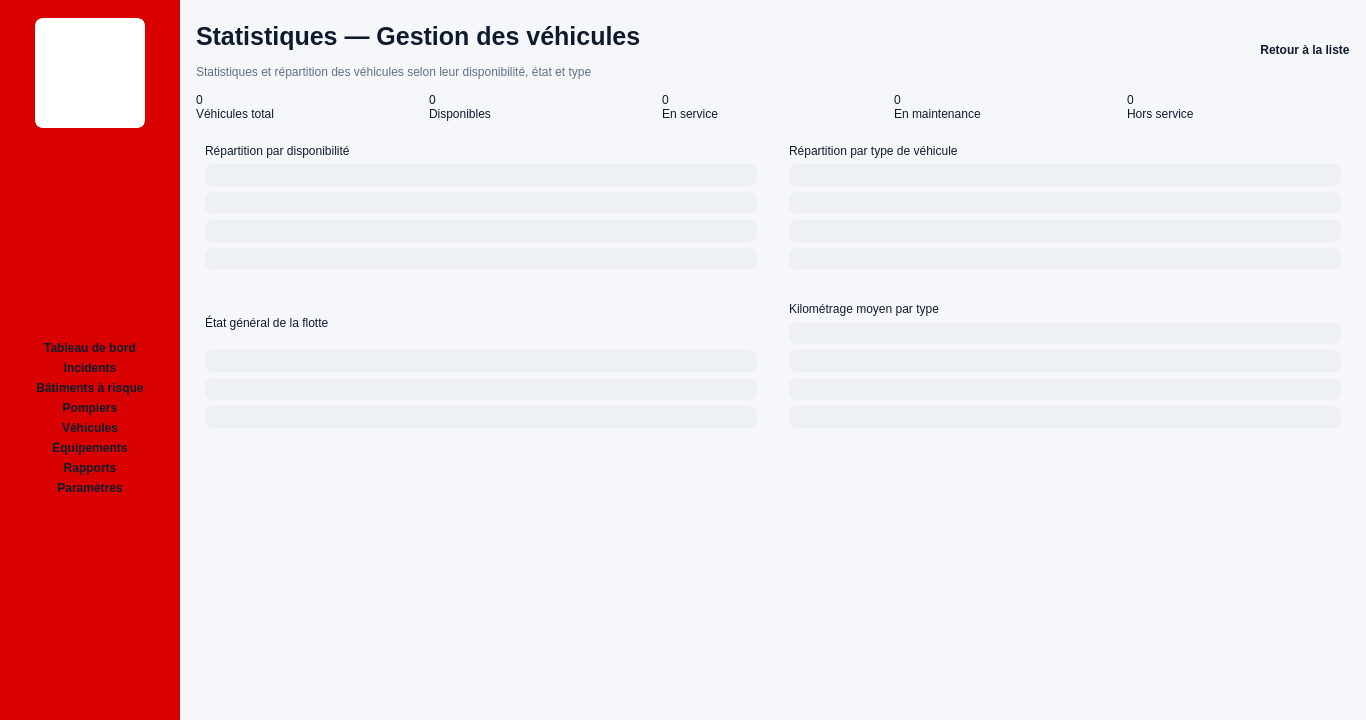
<?xml version="1.0" encoding="UTF-8"?>
<ui version="4.0">
 <class>MainWindow</class>
 <widget class="QMainWindow" name="MainWindow">
  <property name="geometry">
   <rect>
    <x>0</x>
    <y>0</y>
    <width>1366</width>
    <height>720</height>
   </rect>
  </property>
  <property name="windowTitle">
   <string>Gestion des véhicules</string>
  </property>
  <property name="styleSheet">
   <string notr="true">
QMainWindow {
    background: #f5f7fb;
}

QWidget {
    font-family: Arial;
    font-size: 12px;
    color: #0f1b2d;
}

QFrame#sidebar {
    background: #d80000;
}

QLabel#logo {
    background: white;
    border: 3px solid white;
    border-radius: 8px;
}

QPushButton[nav=&quot;true&quot;] {
    color: white;
    background: transparent;
    border: none;
    border-radius: 7px;
    padding: 12px 14px;
    text-align: left;
    font-weight: bold;
}

QPushButton[nav=&quot;true&quot;]:hover {
    background: #ef1d1d;
}

QPushButton[nav=&quot;true&quot;]:checked {
    background: #ff3333;
}

QLabel#pageTitle {
    font-size: 25px;
    font-weight: bold;
}

QLabel#pageSubtitle {
    color: #617085;
}

QLabel[class=&quot;cardTitle&quot;] {
    font-size: 15px;
    font-weight: bold;
}

QFrame[class=&quot;card&quot;] {
    background: white;
    border: 1px solid #e2e7ef;
    border-radius: 8px;
}

QLineEdit,
QComboBox {
    min-height: 24px;
    border: 1px solid #cfd8e6;
    border-radius: 5px;
    padding-left: 8px;
    background: white;
}

QLineEdit:hover,
QComboBox:hover {
    border: 1px solid #90a7c8;
}

QPushButton {
    border-radius: 6px;
    font-weight: bold;
}

QPushButton#exportButton {
    color: #008242;
    background: white;
    border: 1px solid #99dfbd;
    padding: 7px 18px;
}

QPushButton#exportButton:hover {
    color: white;
    background: #00a85a;
}

QPushButton#statisticsButton {
    color: #006bdc;
    background: white;
    border: 1px solid #9fc4ff;
    padding: 7px 18px;
}

QPushButton#statisticsButton:hover {
    color: white;
    background: #0b72e7;
}

QPushButton#addButton {
    color: white;
    background: #e00000;
    border: 2px solid #e00000;
    padding: 7px 12px;
}

QPushButton#addButton:hover {
    background: #b90000;
}

QPushButton[class=&quot;outlineRed&quot;] {
    color: #ff1414;
    background: white;
    border: 2px solid #ff1414;
    padding: 7px 12px;
}

QPushButton[class=&quot;outlineRed&quot;]:hover {
    color: white;
    background: #ff1414;
}

QPushButton[class=&quot;smallButton&quot;] {
    color: #ff1515;
    background: white;
    border: 1px solid #ffc7c7;
    padding: 5px 14px;
}

QPushButton[class=&quot;smallButton&quot;]:hover {
    color: white;
    background: #ff1515;
}

QTableWidget {
    border: none;
    gridline-color: #edf0f5;
    background: white;
    font-size: 11px;
    font-weight: bold;
}

QHeaderView::section {
    color: #526070;
    background: white;
    border: none;
    padding: 8px;
    font-size: 10px;
    font-weight: bold;
}

QLabel#redAlert {
    color: #ff1515;
    background: #ffe1e1;
    border-radius: 7px;
    padding: 10px;
    font-weight: bold;
}

QLabel#blueAlert {
    color: #076ee7;
    background: #e3f0ff;
    border-radius: 7px;
    padding: 10px;
    font-weight: bold;
}

QLabel[class=&quot;placeholderTitle&quot;] {
    color: #d80000;
    font-size: 28px;
    font-weight: bold;
}

QLabel[class=&quot;metricCard&quot;] {
    background: white;
    border: 1px solid #e2e7ef;
    border-radius: 8px;
    padding: 12px;
    font-size: 14px;
    font-weight: bold;
}

QProgressBar {
    min-height: 18px;
    border: none;
    border-radius: 8px;
    background: #edf0f5;
    text-align: center;
    font-weight: bold;
}

QProgressBar::chunk {
    border-radius: 8px;
    background: #ff3333;
}
   </string>
  </property>
  <widget class="QWidget" name="centralwidget">
   <layout class="QHBoxLayout" name="rootLayout">
    <property name="spacing">
     <number>0</number>
    </property>
    <property name="leftMargin">
     <number>0</number>
    </property>
    <property name="topMargin">
     <number>0</number>
    </property>
    <property name="rightMargin">
     <number>0</number>
    </property>
    <property name="bottomMargin">
     <number>0</number>
    </property>
    <item>
     <widget class="QFrame" name="sidebar">
      <property name="minimumSize">
       <size>
        <width>180</width>
        <height>0</height>
       </size>
      </property>
      <property name="maximumSize">
       <size>
        <width>180</width>
        <height>16777215</height>
       </size>
      </property>
      <layout class="QVBoxLayout" name="sidebarLayout">
       <property name="leftMargin">
        <number>6</number>
       </property>
       <property name="topMargin">
        <number>18</number>
       </property>
       <property name="rightMargin">
        <number>6</number>
       </property>
       <property name="bottomMargin">
        <number>18</number>
       </property>
       <item alignment="Qt::AlignmentFlag::AlignHCenter">
        <widget class="QLabel" name="logo">
         <property name="minimumSize">
          <size>
           <width>110</width>
           <height>110</height>
          </size>
         </property>
         <property name="maximumSize">
          <size>
           <width>110</width>
           <height>110</height>
          </size>
         </property>
         <property name="text">
          <string/>
         </property>
         <property name="pixmap">
          <pixmap resource="resources.qrc">:/images/assets/logo.png</pixmap>
         </property>
         <property name="scaledContents">
          <bool>true</bool>
         </property>
         <property name="alignment">
          <set>Qt::AlignmentFlag::AlignCenter</set>
         </property>
        </widget>
       </item>
       <item>
        <spacer name="logoSpacer">
         <property name="orientation">
          <enum>Qt::Orientation::Vertical</enum>
         </property>
         <property name="sizeHint" stdset="0">
          <size>
           <width>20</width>
           <height>26</height>
          </size>
         </property>
        </spacer>
       </item>
       <item>
        <widget class="QPushButton" name="dashboardButton">
         <property name="text">
          <string>Tableau de bord</string>
         </property>
         <property name="checkable">
          <bool>true</bool>
         </property>
         <property name="nav" stdset="0">
          <string>true</string>
         </property>
        </widget>
       </item>
       <item>
        <widget class="QPushButton" name="incidentsButton">
         <property name="text">
          <string>Incidents</string>
         </property>
         <property name="checkable">
          <bool>true</bool>
         </property>
         <property name="nav" stdset="0">
          <string>true</string>
         </property>
        </widget>
       </item>
       <item>
        <widget class="QPushButton" name="buildingsButton">
         <property name="text">
          <string>Bâtiments à risque</string>
         </property>
         <property name="checkable">
          <bool>true</bool>
         </property>
         <property name="nav" stdset="0">
          <string>true</string>
         </property>
        </widget>
       </item>
       <item>
        <widget class="QPushButton" name="firefightersButton">
         <property name="text">
          <string>Pompiers</string>
         </property>
         <property name="checkable">
          <bool>true</bool>
         </property>
         <property name="nav" stdset="0">
          <string>true</string>
         </property>
        </widget>
       </item>
       <item>
        <widget class="QPushButton" name="vehiclesButton">
         <property name="text">
          <string>Véhicules</string>
         </property>
         <property name="checkable">
          <bool>true</bool>
         </property>
         <property name="checked">
          <bool>true</bool>
         </property>
         <property name="nav" stdset="0">
          <string>true</string>
         </property>
        </widget>
       </item>
       <item>
        <widget class="QPushButton" name="equipmentButton">
         <property name="text">
          <string>Équipements</string>
         </property>
         <property name="checkable">
          <bool>true</bool>
         </property>
         <property name="nav" stdset="0">
          <string>true</string>
         </property>
        </widget>
       </item>
       <item>
        <widget class="QPushButton" name="reportsButton">
         <property name="text">
          <string>Rapports</string>
         </property>
         <property name="checkable">
          <bool>true</bool>
         </property>
         <property name="nav" stdset="0">
          <string>true</string>
         </property>
        </widget>
       </item>
       <item>
        <widget class="QPushButton" name="settingsButton">
         <property name="text">
          <string>Paramètres</string>
         </property>
         <property name="checkable">
          <bool>true</bool>
         </property>
         <property name="nav" stdset="0">
          <string>true</string>
         </property>
        </widget>
       </item>
       <item>
        <spacer name="sidebarBottomSpacer">
         <property name="orientation">
          <enum>Qt::Orientation::Vertical</enum>
         </property>
         <property name="sizeHint" stdset="0">
          <size>
           <width>20</width>
           <height>40</height>
          </size>
         </property>
        </spacer>
       </item>
      </layout>
     </widget>
    </item>
    <item>
     <widget class="QStackedWidget" name="contentStack">
      <property name="currentIndex">
       <number>4</number>
      </property>
      <widget class="QWidget" name="dashboardPage">
       <layout class="QVBoxLayout" name="dashboardLayout">
        <item>
         <widget class="QLabel" name="dashboardTitle">
          <property name="styleSheet">
           <string notr="true">color: #d80000; font-size: 28px; font-weight: bold;</string>
          </property>
          <property name="text">
           <string>Tableau de bord</string>
          </property>
         </widget>
        </item>
       </layout>
      </widget>
      <widget class="QWidget" name="incidentsPage">
       <layout class="QVBoxLayout" name="incidentsLayout">
        <item>
         <widget class="QLabel" name="incidentsTitle">
          <property name="styleSheet">
           <string notr="true">color: #d80000; font-size: 28px; font-weight: bold;</string>
          </property>
          <property name="text">
           <string>Incidents</string>
          </property>
         </widget>
        </item>
       </layout>
      </widget>
      <widget class="QWidget" name="buildingsPage">
       <layout class="QVBoxLayout" name="buildingsLayout">
        <item>
         <widget class="QLabel" name="buildingsTitle">
          <property name="styleSheet">
           <string notr="true">color: #d80000; font-size: 28px; font-weight: bold;</string>
          </property>
          <property name="text">
           <string>Bâtiments à risque</string>
          </property>
         </widget>
        </item>
       </layout>
      </widget>
      <widget class="QWidget" name="firefightersPage">
       <layout class="QVBoxLayout" name="firefightersLayout">
        <item>
         <widget class="QLabel" name="firefightersTitle">
          <property name="styleSheet">
           <string notr="true">color: #d80000; font-size: 28px; font-weight: bold;</string>
          </property>
          <property name="text">
           <string>Pompiers</string>
          </property>
         </widget>
        </item>
       </layout>
      </widget>
      <widget class="QWidget" name="vehiclesPage">
       <layout class="QVBoxLayout" name="vehiclesPageLayout">
        <property name="spacing">
         <number>14</number>
        </property>
        <property name="leftMargin">
         <number>16</number>
        </property>
        <property name="topMargin">
         <number>22</number>
        </property>
        <property name="rightMargin">
         <number>16</number>
        </property>
        <property name="bottomMargin">
         <number>16</number>
        </property>
        <item>
         <widget class="QStackedWidget" name="vehiclesStack">
          <property name="currentIndex">
           <number>1</number>
          </property>
          <widget class="QWidget" name="vehiclesListPage">
           <layout class="QVBoxLayout" name="vehiclesListPageLayout">
            <property name="spacing">
             <number>14</number>
            </property>
            <property name="leftMargin">
             <number>0</number>
            </property>
            <property name="topMargin">
             <number>0</number>
            </property>
            <property name="rightMargin">
             <number>0</number>
            </property>
            <property name="bottomMargin">
             <number>0</number>
            </property>
            <item>
             <layout class="QHBoxLayout" name="headerLayout">
              <item>
               <layout class="QVBoxLayout" name="titleLayout">
                <item>
                 <widget class="QLabel" name="pageTitle">
                  <property name="text">
                   <string>Gestion des véhicules</string>
                  </property>
                 </widget>
                </item>
                <item>
                 <widget class="QLabel" name="pageSubtitle">
                  <property name="text">
                   <string>Ajout, modification et suivi des véhicules de la caserne</string>
                  </property>
                 </widget>
                </item>
               </layout>
              </item>
              <item>
               <spacer name="headerSpacer">
                <property name="orientation">
                 <enum>Qt::Orientation::Horizontal</enum>
                </property>
                <property name="sizeHint" stdset="0">
                 <size>
                  <width>40</width>
                  <height>20</height>
                 </size>
                </property>
               </spacer>
              </item>
              <item>
               <widget class="QPushButton" name="exportButton">
                <property name="text">
                 <string>Exporter en Excel</string>
                </property>
               </widget>
              </item>
              <item>
               <widget class="QPushButton" name="statisticsButton">
                <property name="text">
                 <string>Statistiques</string>
                </property>
               </widget>
              </item>
             </layout>
            </item>
            <item>
             <layout class="QHBoxLayout" name="vehiclesContentLayout">
              <property name="spacing">
               <number>16</number>
              </property>
              <item>
               <widget class="QFrame" name="formCard">
                <property name="minimumSize">
                 <size>
                  <width>250</width>
                  <height>0</height>
                 </size>
                </property>
                <property name="maximumSize">
                 <size>
                  <width>260</width>
                  <height>16777215</height>
                 </size>
                </property>
                <property name="class" stdset="0">
                 <string>card</string>
                </property>
                <layout class="QVBoxLayout" name="formLayout">
                 <property name="spacing">
                  <number>7</number>
                 </property>
                 <item>
                  <widget class="QLabel" name="formTitle">
                   <property name="text">
                    <string>Nouveau véhicule</string>
                   </property>
                   <property name="class" stdset="0">
                    <string>cardTitle</string>
                   </property>
                  </widget>
                 </item>
                 <item>
                  <layout class="QFormLayout" name="vehicleForm">
                   <property name="verticalSpacing">
                    <number>6</number>
                   </property>
                   <item row="0" column="0">
                    <widget class="QLabel" name="registrationLabel">
                     <property name="text">
                      <string>Immatriculation *</string>
                     </property>
                    </widget>
                   </item>
                   <item row="2" column="0">
                    <widget class="QLabel" name="typeLabel">
                     <property name="text">
                      <string>Type *</string>
                     </property>
                    </widget>
                   </item>
                   <item row="4" column="0">
                    <widget class="QLabel" name="brandLabel">
                     <property name="text">
                      <string>Marque *</string>
                     </property>
                    </widget>
                   </item>
                   <item row="7" column="0">
                    <widget class="QLabel" name="modelLabel">
                     <property name="text">
                      <string>Modèle *</string>
                     </property>
                    </widget>
                   </item>
                   <item row="10" column="0">
                    <widget class="QLabel" name="yearLabel">
                     <property name="text">
                      <string>Année *</string>
                     </property>
                    </widget>
                   </item>
                   <item row="14" column="0">
                    <widget class="QLabel" name="stateLabel">
                     <property name="text">
                      <string>État *</string>
                     </property>
                    </widget>
                   </item>
                   <item row="14" column="1">
                    <widget class="QComboBox" name="stateCombo">
                     <item>
                      <property name="text">
                       <string>Choisir un état</string>
                      </property>
                     </item>
                    </widget>
                   </item>
                   <item row="15" column="0">
                    <widget class="QLabel" name="availabilityLabel">
                     <property name="text">
                      <string>Disponibilité *</string>
                     </property>
                    </widget>
                   </item>
                   <item row="15" column="1">
                    <widget class="QComboBox" name="availabilityCombo">
                     <item>
                      <property name="text">
                       <string>Choisir une disponibilité</string>
                      </property>
                     </item>
                    </widget>
                   </item>
                   <item row="16" column="0">
                    <widget class="QLabel" name="dateLabel">
                     <property name="text">
                      <string>Date dernier entretien *</string>
                     </property>
                    </widget>
                   </item>
                   <item row="16" column="1">
                    <widget class="QLineEdit" name="dateEdit">
                     <property name="placeholderText">
                      <string>jj/mm/aaaa</string>
                     </property>
                    </widget>
                   </item>
                   <item row="17" column="0">
                    <widget class="QLabel" name="nextServiceLabel">
                     <property name="text">
                      <string>Prochain entretien (km) *</string>
                     </property>
                    </widget>
                   </item>
                   <item row="18" column="0">
                    <widget class="QLabel" name="descriptionLabel">
                     <property name="text">
                      <string>Description</string>
                     </property>
                    </widget>
                   </item>
                   <item row="1" column="0" colspan="2">
                    <widget class="QLineEdit" name="registrationEdit">
                     <property name="placeholderText">
                      <string>Ex : 245 TU 1789</string>
                     </property>
                    </widget>
                   </item>
                   <item row="3" column="0" colspan="2">
                    <widget class="QComboBox" name="typeCombo">
                     <item>
                      <property name="text">
                       <string>Choisir un type</string>
                      </property>
                     </item>
                    </widget>
                   </item>
                   <item row="6" column="0" colspan="2">
                    <widget class="QLineEdit" name="brandEdit">
                     <property name="placeholderText">
                      <string>Ex : Renault</string>
                     </property>
                    </widget>
                   </item>
                   <item row="9" column="0" colspan="2">
                    <widget class="QLineEdit" name="modelEdit">
                     <property name="placeholderText">
                      <string>Ex : D Wide</string>
                     </property>
                    </widget>
                   </item>
                   <item row="11" column="0">
                    <widget class="QLineEdit" name="yearEdit">
                     <property name="placeholderText">
                      <string>Ex : 2023</string>
                     </property>
                    </widget>
                   </item>
                   <item row="10" column="1">
                    <widget class="QLabel" name="kmLabel">
                     <property name="text">
                      <string>Kilométrage *</string>
                     </property>
                    </widget>
                   </item>
                   <item row="11" column="1">
                    <widget class="QLineEdit" name="kmEdit">
                     <property name="placeholderText">
                      <string>Ex : 28450</string>
                     </property>
                    </widget>
                   </item>
                   <item row="19" column="0" colspan="2">
                    <widget class="QLineEdit" name="descriptionEdit">
                     <property name="placeholderText">
                      <string>Informations complémentaires...</string>
                     </property>
                    </widget>
                   </item>
                   <item row="17" column="1">
                    <widget class="QLineEdit" name="nextServiceEdit">
                     <property name="placeholderText">
                      <string>Ex : 50000</string>
                     </property>
                    </widget>
                   </item>
                  </layout>
                 </item>
                 <item>
                  <spacer name="formSpacer">
                   <property name="orientation">
                    <enum>Qt::Orientation::Vertical</enum>
                   </property>
                   <property name="sizeHint" stdset="0">
                    <size>
                     <width>20</width>
                     <height>20</height>
                    </size>
                   </property>
                  </spacer>
                 </item>
                 <item>
                  <layout class="QHBoxLayout" name="formButtons">
                   <item>
                    <widget class="QPushButton" name="addButton">
                     <property name="text">
                      <string>Ajouter</string>
                     </property>
                    </widget>
                   </item>
                   <item>
                    <widget class="QPushButton" name="editButton">
                     <property name="text">
                      <string>Modifier</string>
                     </property>
                     <property name="class" stdset="0">
                      <string>outlineRed</string>
                     </property>
                    </widget>
                   </item>
                   <item>
                    <widget class="QPushButton" name="archiveButton">
                     <property name="text">
                      <string>Archiver</string>
                     </property>
                     <property name="class" stdset="0">
                      <string>outlineRed</string>
                     </property>
                    </widget>
                   </item>
                  </layout>
                 </item>
                </layout>
               </widget>
              </item>
              <item>
               <widget class="QFrame" name="listCard">
                <property name="class" stdset="0">
                 <string>card</string>
                </property>
                <layout class="QVBoxLayout" name="listLayout">
                 <property name="spacing">
                  <number>9</number>
                 </property>
                 <item>
                  <widget class="QLabel" name="listTitle">
                   <property name="text">
                    <string>Liste des véhicules</string>
                   </property>
                   <property name="class" stdset="0">
                    <string>cardTitle</string>
                   </property>
                  </widget>
                 </item>
                 <item>
                  <widget class="QLineEdit" name="searchEdit">
                   <property name="placeholderText">
                    <string>Rechercher par immatriculation, marque, modèle...</string>
                   </property>
                  </widget>
                 </item>
                 <item>
                  <layout class="QHBoxLayout" name="filtersLayout">
                   <item>
                    <widget class="QComboBox" name="typeFilter">
                     <item>
                      <property name="text">
                       <string>Tous les types</string>
                      </property>
                     </item>
                    </widget>
                   </item>
                   <item>
                    <widget class="QComboBox" name="stateFilter">
                     <item>
                      <property name="text">
                       <string>Tous les états</string>
                      </property>
                     </item>
                    </widget>
                   </item>
                   <item>
                    <widget class="QComboBox" name="availabilityFilter">
                     <item>
                      <property name="text">
                       <string>Toutes les disponibilités</string>
                      </property>
                     </item>
                    </widget>
                   </item>
                  </layout>
                 </item>
                 <item>
                  <widget class="QTableWidget" name="vehicleTable">
                   <property name="rowCount">
                    <number>0</number>
                   </property>
                   <property name="columnCount">
                    <number>7</number>
                   </property>
                   <column/>
                   <column/>
                   <column/>
                   <column/>
                   <column/>
                   <column/>
                   <column/>
                  </widget>
                 </item>
                 <item>
                  <layout class="QHBoxLayout" name="redAlertLayout">
                   <item>
                    <widget class="QLabel" name="redAlert">
                     <property name="text">
                      <string>Maintenance bientôt nécessaire (innovant)
VEH-003 — Camion Renault
Prochain entretien dans 300 km (49 700 / 50 000 km)</string>
                     </property>
                    </widget>
                   </item>
                   <item>
                    <widget class="QPushButton" name="redAlertButton">
                     <property name="text">
                      <string>Voir</string>
                     </property>
                     <property name="class" stdset="0">
                      <string>smallButton</string>
                     </property>
                    </widget>
                   </item>
                  </layout>
                 </item>
                 <item>
                  <layout class="QHBoxLayout" name="blueAlertLayout">
                   <item>
                    <widget class="QLabel" name="blueAlert">
                     <property name="text">
                      <string>État critique détecté (innovant)
VEH-004 — Citerne Mercedes
Score d'état : 42/100 — Vérification recommandée.</string>
                     </property>
                    </widget>
                   </item>
                   <item>
                    <widget class="QPushButton" name="blueAlertButton">
                     <property name="text">
                      <string>Voir</string>
                     </property>
                     <property name="class" stdset="0">
                      <string>smallButton</string>
                     </property>
                    </widget>
                   </item>
                  </layout>
                 </item>
                </layout>
               </widget>
              </item>
             </layout>
            </item>
           </layout>
          </widget>
          <widget class="QWidget" name="vehicleEmptyPage">
           <layout class="QVBoxLayout" name="vehicleEmptyPageLayout">
            <property name="spacing">
             <number>14</number>
            </property>
            <property name="leftMargin">
             <number>0</number>
            </property>
            <property name="topMargin">
             <number>0</number>
            </property>
            <property name="rightMargin">
             <number>0</number>
            </property>
            <property name="bottomMargin">
             <number>0</number>
            </property>
            <item>
             <layout class="QHBoxLayout" name="statisticsHeaderLayout">
              <item>
               <layout class="QVBoxLayout" name="statisticsTitleLayout">
                <item>
                 <widget class="QLabel" name="statisticsTitle">
                  <property name="styleSheet">
                   <string notr="true">font-size: 25px; font-weight: bold;</string>
                  </property>
                  <property name="text">
                   <string>Statistiques — Gestion des véhicules</string>
                  </property>
                 </widget>
                </item>
                <item>
                 <widget class="QLabel" name="statisticsSubtitle">
                  <property name="styleSheet">
                   <string notr="true">color: #617085;</string>
                  </property>
                  <property name="text">
                   <string>Statistiques et répartition des véhicules selon leur disponibilité, état et type</string>
                  </property>
                 </widget>
                </item>
               </layout>
              </item>
              <item>
               <spacer name="statisticsHeaderSpacer">
                <property name="orientation">
                 <enum>Qt::Orientation::Horizontal</enum>
                </property>
                <property name="sizeHint" stdset="0">
                 <size>
                  <width>40</width>
                  <height>20</height>
                 </size>
                </property>
               </spacer>
              </item>
              <item>
               <widget class="QPushButton" name="backToVehiclesButton">
                <property name="text">
                 <string>Retour à la liste</string>
                </property>
                <property name="class" stdset="0">
                 <string>outlineRed</string>
                </property>
               </widget>
              </item>
             </layout>
            </item>
            <item>
             <layout class="QHBoxLayout" name="metricsLayout">
              <property name="spacing">
               <number>10</number>
              </property>
              <item>
               <widget class="QLabel" name="totalVehiclesMetric">
                <property name="text">
                 <string>0
Véhicules total</string>
                </property>
                <property name="class" stdset="0">
                 <string>metricCard</string>
                </property>
               </widget>
              </item>
              <item>
               <widget class="QLabel" name="availableMetric">
                <property name="text">
                 <string>0
Disponibles</string>
                </property>
                <property name="class" stdset="0">
                 <string>metricCard</string>
                </property>
               </widget>
              </item>
              <item>
               <widget class="QLabel" name="serviceMetric">
                <property name="text">
                 <string>0
En service</string>
                </property>
                <property name="class" stdset="0">
                 <string>metricCard</string>
                </property>
               </widget>
              </item>
              <item>
               <widget class="QLabel" name="maintenanceMetric">
                <property name="text">
                 <string>0
En maintenance</string>
                </property>
                <property name="class" stdset="0">
                 <string>metricCard</string>
                </property>
               </widget>
              </item>
              <item>
               <widget class="QLabel" name="offlineMetric">
                <property name="text">
                 <string>0
Hors service</string>
                </property>
                <property name="class" stdset="0">
                 <string>metricCard</string>
                </property>
               </widget>
              </item>
             </layout>
            </item>
            <item>
             <layout class="QHBoxLayout" name="statisticsCardsLayout">
              <property name="spacing">
               <number>14</number>
              </property>
              <item>
               <widget class="QFrame" name="availabilityStatsCard">
                <property name="class" stdset="0">
                 <string>card</string>
                </property>
                <layout class="QVBoxLayout" name="availabilityStatsLayout">
                 <item>
                  <widget class="QLabel" name="availabilityStatsTitle">
                   <property name="text">
                    <string>Répartition par disponibilité</string>
                   </property>
                   <property name="class" stdset="0">
                    <string>cardTitle</string>
                   </property>
                  </widget>
                 </item>
                 <item>
                  <widget class="QProgressBar" name="availableBar"/>
                 </item>
                 <item>
                  <widget class="QProgressBar" name="serviceBar"/>
                 </item>
                 <item>
                  <widget class="QProgressBar" name="maintenanceBar"/>
                 </item>
                 <item>
                  <widget class="QProgressBar" name="offlineBar"/>
                 </item>
                </layout>
               </widget>
              </item>
              <item>
               <widget class="QFrame" name="typeStatsCard">
                <property name="class" stdset="0">
                 <string>card</string>
                </property>
                <layout class="QVBoxLayout" name="typeStatsLayout">
                 <item>
                  <widget class="QLabel" name="typeStatsTitle">
                   <property name="text">
                    <string>Répartition par type de véhicule</string>
                   </property>
                   <property name="class" stdset="0">
                    <string>cardTitle</string>
                   </property>
                  </widget>
                 </item>
                 <item>
                  <widget class="QProgressBar" name="camionBar"/>
                 </item>
                 <item>
                  <widget class="QProgressBar" name="ambulanceBar"/>
                 </item>
                 <item>
                  <widget class="QProgressBar" name="citerneBar"/>
                 </item>
                 <item>
                  <widget class="QProgressBar" name="otherTypeBar"/>
                 </item>
                </layout>
               </widget>
              </item>
             </layout>
            </item>
            <item>
             <layout class="QHBoxLayout" name="statisticsBottomCardsLayout">
              <property name="spacing">
               <number>14</number>
              </property>
              <item>
               <widget class="QFrame" name="stateStatsCard">
                <property name="class" stdset="0">
                 <string>card</string>
                </property>
                <layout class="QVBoxLayout" name="stateStatsLayout">
                 <item>
                  <widget class="QLabel" name="stateStatsTitle">
                   <property name="text">
                    <string>État général de la flotte</string>
                   </property>
                   <property name="class" stdset="0">
                    <string>cardTitle</string>
                   </property>
                  </widget>
                 </item>
                 <item>
                  <widget class="QProgressBar" name="goodStateBar"/>
                 </item>
                 <item>
                  <widget class="QProgressBar" name="mediumStateBar"/>
                 </item>
                 <item>
                  <widget class="QProgressBar" name="criticalStateBar"/>
                 </item>
                </layout>
               </widget>
              </item>
              <item>
               <widget class="QFrame" name="kmStatsCard">
                <property name="class" stdset="0">
                 <string>card</string>
                </property>
                <layout class="QVBoxLayout" name="kmStatsLayout">
                 <item>
                  <widget class="QLabel" name="kmStatsTitle">
                   <property name="text">
                    <string>Kilométrage moyen par type</string>
                   </property>
                   <property name="class" stdset="0">
                    <string>cardTitle</string>
                   </property>
                  </widget>
                 </item>
                 <item>
                  <widget class="QProgressBar" name="camionKmBar"/>
                 </item>
                 <item>
                  <widget class="QProgressBar" name="ambulanceKmBar"/>
                 </item>
                 <item>
                  <widget class="QProgressBar" name="citerneKmBar"/>
                 </item>
                 <item>
                  <widget class="QProgressBar" name="otherKmBar"/>
                 </item>
                </layout>
               </widget>
              </item>
             </layout>
            </item>
            <item>
             <spacer name="statisticsBottomSpacer">
              <property name="orientation">
               <enum>Qt::Orientation::Vertical</enum>
              </property>
              <property name="sizeHint" stdset="0">
               <size>
                <width>20</width>
                <height>20</height>
               </size>
              </property>
             </spacer>
            </item>
           </layout>
          </widget>
         </widget>
        </item>
       </layout>
      </widget>
      <widget class="QWidget" name="equipmentPage">
       <layout class="QVBoxLayout" name="equipmentLayout">
        <item>
         <widget class="QLabel" name="equipmentTitle">
          <property name="styleSheet">
           <string notr="true">color: #d80000; font-size: 28px; font-weight: bold;</string>
          </property>
          <property name="text">
           <string>Équipements</string>
          </property>
         </widget>
        </item>
       </layout>
      </widget>
      <widget class="QWidget" name="reportsPage">
       <layout class="QVBoxLayout" name="reportsLayout">
        <item>
         <widget class="QLabel" name="reportsTitle">
          <property name="styleSheet">
           <string notr="true">color: #d80000; font-size: 28px; font-weight: bold;</string>
          </property>
          <property name="text">
           <string>Rapports</string>
          </property>
         </widget>
        </item>
       </layout>
      </widget>
      <widget class="QWidget" name="settingsPage">
       <layout class="QVBoxLayout" name="settingsLayout">
        <item>
         <widget class="QLabel" name="settingsTitle">
          <property name="styleSheet">
           <string notr="true">color: #d80000; font-size: 28px; font-weight: bold;</string>
          </property>
          <property name="text">
           <string>Paramètres</string>
          </property>
         </widget>
        </item>
       </layout>
      </widget>
     </widget>
    </item>
   </layout>
  </widget>
 </widget>
 <resources>
  <include location="resources.qrc"/>
 </resources>
 <connections/>
</ui>
